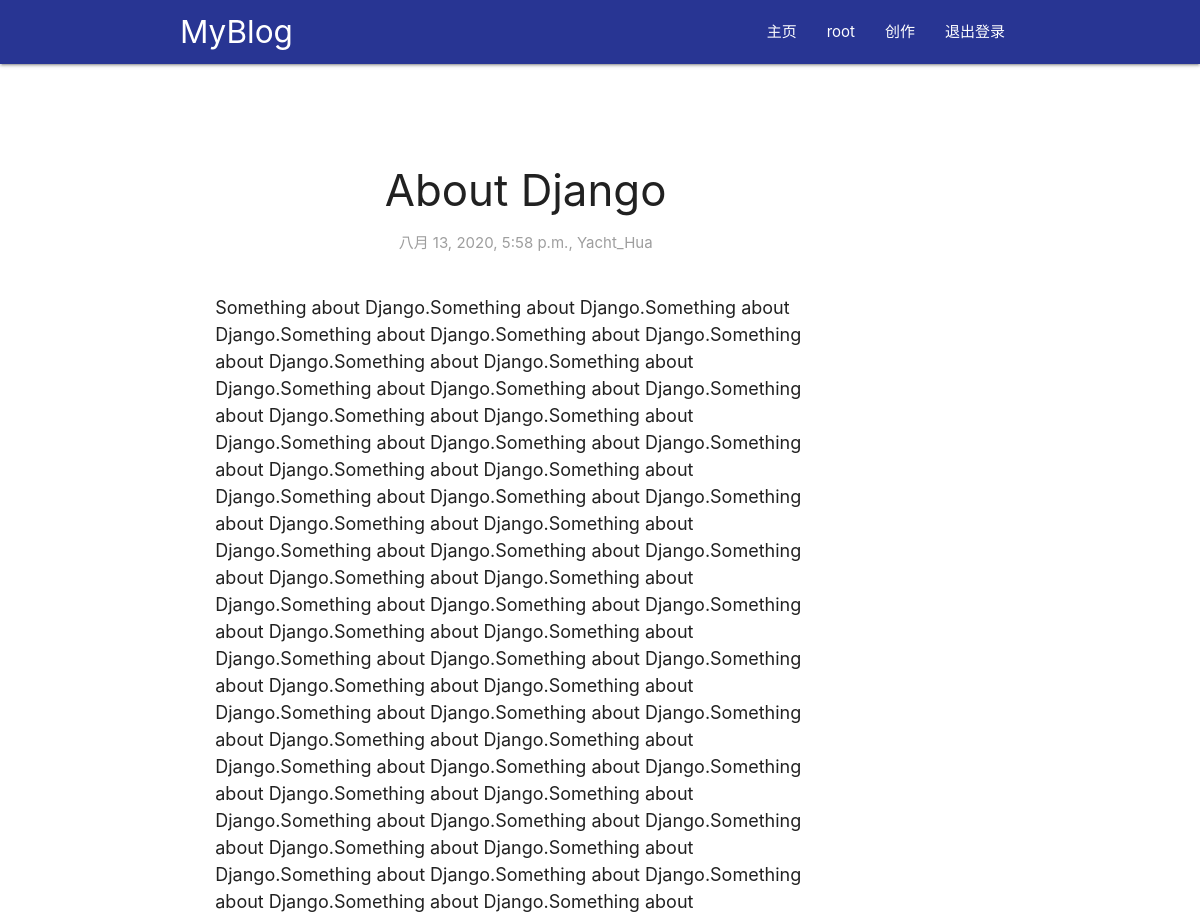
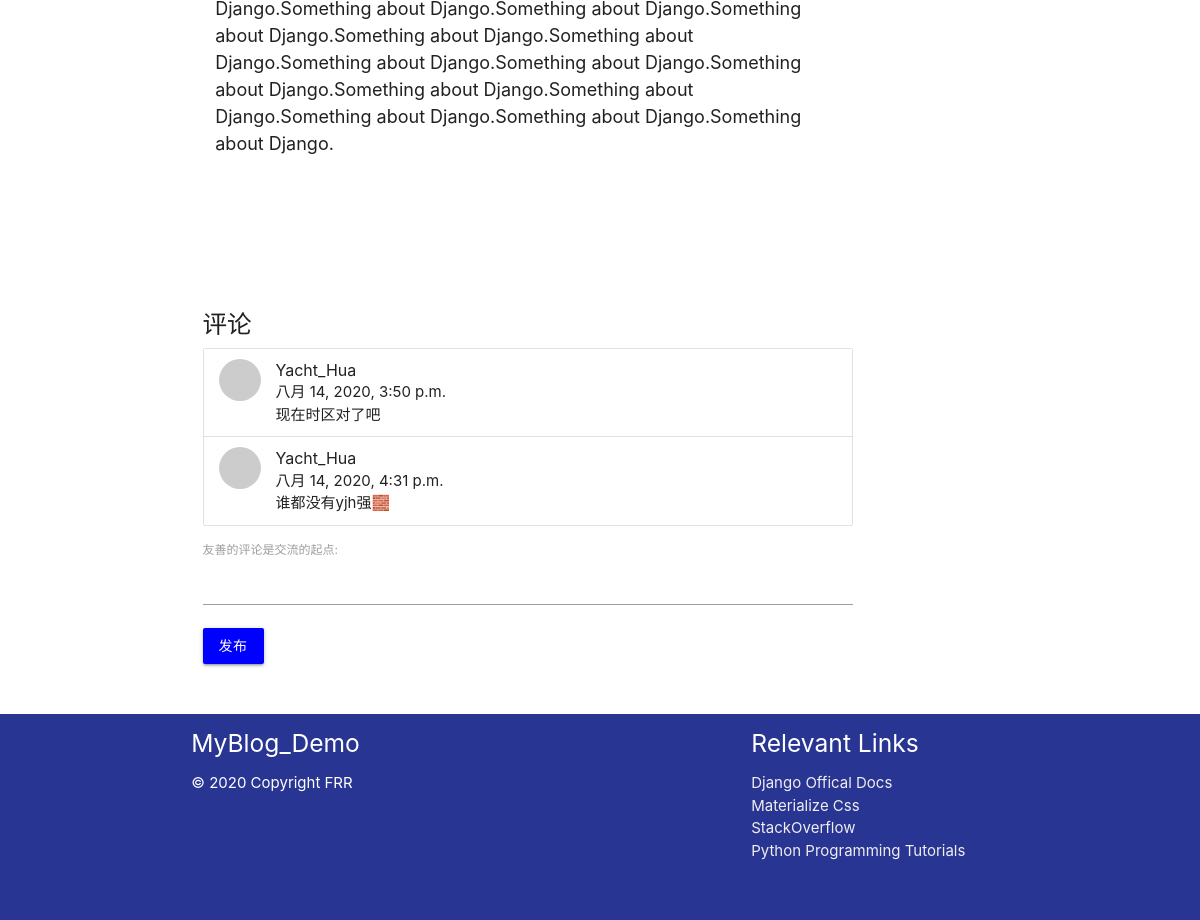
/1/ (signed in), run on the app's committed database (2 pictures, top to bottom).
### main/models.py (models this page shows, shortened)
class myBlog(models.Model):
	myBlog_title = models.CharField(max_length=50)
	myBlog_author = models.ForeignKey(User, on_delete=models.CASCADE)
	myBlog_datetime = models.DateTimeField('Date Published')
	myBlog_content = RichTextField()

class comment(models.Model):
	comment_article = models.ForeignKey(myBlog, on_delete=models.CASCADE)
	comment_author = models.ForeignKey(User, on_delete=models.CASCADE)
	comment_datetime = models.DateTimeField('Date Published')
	comment_content = models.CharField(max_length=200)

### main/views.py (the view)
# urls.py: path('<myBlog_id>/', views.detail, name="detail"),
def detail(request, myBlog_id):
	blog = myBlog.objects.get(pk=myBlog_id)
	commentset = comment.objects.filter(comment_article=blog)
	if request.method == 'POST':
		form = CommentForm(request.POST)
		if form.is_valid():
			if request.user.is_authenticated:
				new_comment = comment(comment_content=form.cleaned_data.get('comment_content'),
	            					  comment_article=blog,
	            					  comment_datetime=timezone.now(),
	            					  comment_author=request.user)
				new_comment.save()
			else:
				messages.info(request, '请先登录/注册再进行评论')
				return redirect("/login")
			form = CommentForm()
	else:
		form = CommentForm()
	return render(request = request,
				  template_name = "main/detail.html",
				  context = {"blog":blog, "commentset":commentset, "form":form})

### main/forms.py
class CommentForm(forms.Form):
	comment_content = forms.CharField(label='友善的评论是交流的起点', max_length=150)
	class Meta:
		model = comment
		fields = ("comment_content")

### main/templates/main/detail.html (shortened to what this page needs)
{% extends "main/header.html" %}
{% block content %}
    <div class="row">
      <div class="col s12 m9 l10" style="padding-right: 20px;">
       <div class="card z-depth-0" style="margin-top: 80px;">
       <h3 class="center-align">{{ blog.myBlog_title }}</h3>
       <p class="grey-text center-align">{{ blog.myBlog_datetime }}, {{ blog.myBlog_author }}</p>
        <div class="card-content" style="font-size: 18px; color: #212121;">
        <p>{{ blog.myBlog_content | safe }}</p>
        </div>
       </div>
      </div>
      </div>
    </div>
        <div class="row">
          <div class="container">
            <div class="input-field col s12">
              <div class="col s12 m9 l10" style="padding-right: 20px;">
                <div class="card z-depth-0" style="margin-top: 80px;">
                  <h5 class="left-align">评论</h5>
                      <ul class="collection">
                        {% for comments in commentset %}
                        <li class="collection-item avatar">
                          <img alt="" src="http://1.gravatar.com/avatar/a9c44b4ebec42ca44da01d0640a90c8e?s=64&amp;d=mm&amp;r=g" srcset="http://1.gravatar.com/avatar/a9c44b4ebec42ca44da01d0640a90c8e?s=128&amp;d=mm&amp;r=g 2x" class="circle">
                          <span class="title">{{comments.comment_author}}</span>
                          <p>{{comments.comment_datetime}}<br>
                             {{comments.comment_content}}
                          </p>
                        </li>
                        {% endfor %}
                      </ul>
                    <form method="post">
                      {{ form.as_p }}
                    <button class="btn" style="background-color: blue; color:white" type="submit">发布</button>
                    </form>
                </div>
              </div>
            </div>
          </div>
        </div>
    <footer class="page-footer, indigo darken-3">
          <div class="container">
            <div class="row">
              <div class="col l6 s12">
                <h5 class="white-text">MyBlog_Demo</h5>
                <p class="white-text">© 2020 Copyright FRR</p>
              </div>
              <div class="col l4 offset-l2 s12">
                <h5 class="white-text">Relevant Links</h5>
                <ul>
                  <li><a class="grey-text text-lighten-3" href="https://docs.djangoproject.com/">Django Offical Docs</a></li>
                  <li><a class="grey-text text-lighten-3" href="https://materializecss.com/">Materialize Css</a></li>
                  <li><a class="grey-text text-lighten-3" href="https://stackoverflow.com/">StackOverflow</a></li>
                  <li><a class="grey-text text-lighten-3" href="https://pythonprogramming.net/">Python Programming Tutorials</a></li>
                </ul>
              </div>
            </div>
          </div>
          <div class="footer-copyright">
            <div class="container">
            <br>
            </div>
          </div>
        </footer>
{% endblock %}

### main/templates/main/includes/navbar.html
<nav class="indigo darken-3">
    <div class="nav-wrapper container">
      <a id="logo-container" href="/" class="brand-logo">MyBlog</a>
      <ul id="nav-mobile" class="right hide-on-med-and-down">
        <li><a href="/">主页</a></li>
        {% if user.is_authenticated %}
        	<li><a href="/admin/main/myblog">{{user.username}}</a></li>
          <li><a href="/edit">创作</a></li>
        	<li><a href="/logout">退出登录</a></li>
        {% else %}
        	<li><a href="/login">登录</a></li>
        	<li><a href="/register">注册</a></li>
        {% endif %}
      </ul>
    </div>
</nav>

### data on the page
myBlog: myBlog_title "About Django", myBlog_datetime "八月 13, 2020, 5:58 p.m.", myBlog_author "Yacht_Hua", myBlog_content "Something about Django.Something about Django.Something about Django.Something about Django.Something about Django.Something about Django.Something about Django.Something about Django.Something about Django.Something about Django.Something about Django.Something about Django.Something about Django.Something about Django.Something about Django.Something about Django.Something about Django.Something about Django.Something about Django.Something about Django.Something about Django.Something about Django.Something about Django.Something about Django.Something about Django.Something about Django.Something about Django.Something about Django.Something about Django.Something about Django.Something…"
comment: comment_author "Yacht_Hua", comment_datetime "八月 14, 2020, 3:50 p.m.", comment_content "现在时区对了吧"
comment: comment_author "Yacht_Hua", comment_datetime "八月 14, 2020, 4:31 p.m.", comment_content "谁都没有yjh强🧱"

### other printed values
{{ user.username }} "root"
